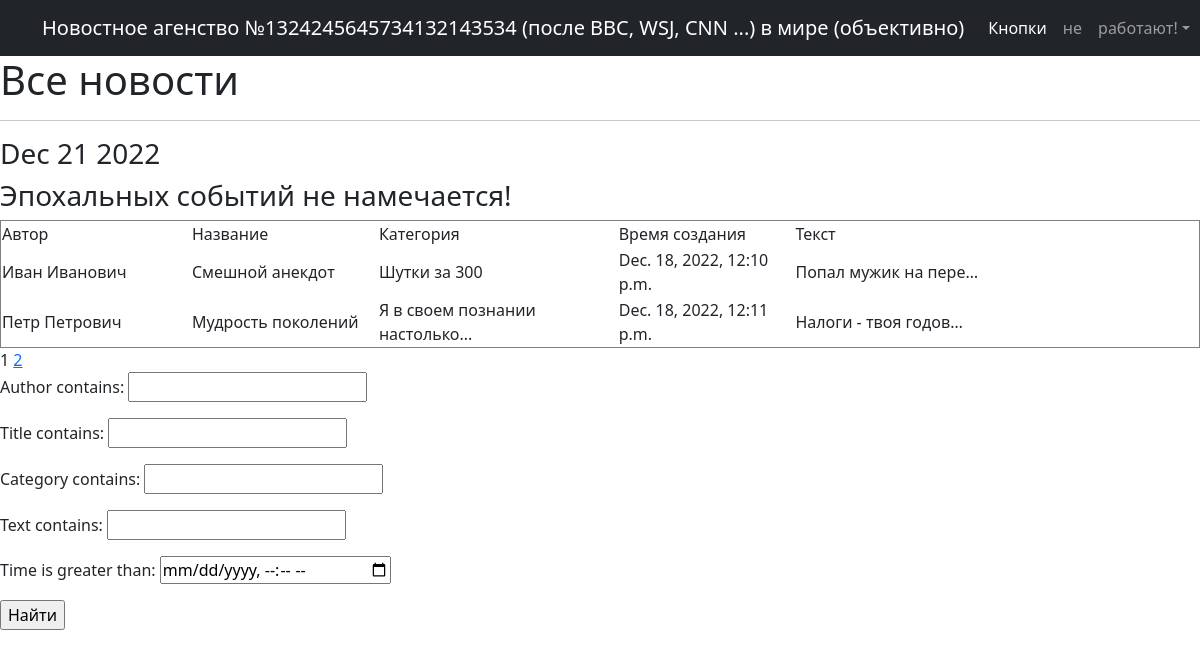
Page /news/ on the committed database.
### table/models.py (models this page shows, shortened)
class Post(models.Model):
    author = models.CharField(max_length=32)
    title = models.CharField(max_length=32)
    category = models.CharField(max_length=32)
    text = models.TextField(default='Здесь ничего не написано')
    time = models.DateTimeField(auto_now_add=True)

### table/views.py (the view)
# urls.py: path('', PostList.as_view(), name='post_list'),
class PostList(ListView):
    model = Post
    template_name = 'news.html'
    context_object_name = 'posts'
    paginate_by = 2
    def get_queryset(self):
        queryset = super().get_queryset()
        self.filterset = PostFilter(self.request.GET, queryset)
        return self.filterset.qs
    def get_context_data(self, **kwargs):
        context = super().get_context_data(**kwargs)
        context['current'] = datetime.utcnow()
        context['main_event'] = None
        context['filterset'] = self.filterset
        return context

### table/templatetags/custom_filters.py (called while the page is built)
@register.filter()
def cursed_words(word):
    i = -1
    word_super = word.split(' ')
    for letter in word_super:
        i += 1
        if letter in trashtalk:
            word_super[i] = trashtalk[f'{letter}']
    return f'{" ".join(word_super)}'

### table/templatetags/custom_tags.py (called while the page is built)
@register.simple_tag(takes_context=True)
def url_replace(context, **kwargs):
   d = context['request'].GET.copy()
   for k, v in kwargs.items():
       d[k] = v
   return d.urlencode()

### templates/news.html (shortened to what this page needs)
{% extends 'flatpages/default.html' %}
{% load custom_filters %}
{% load custom_tags %}
{% block content %}
<h1>Все новости</h1>
<hr>
<h3> {{ current|date:'M d Y' }} </h3>
<h3>{{ main_event|default_if_none:"Эпохальных событий не намечается!" }}</h3>
{% if posts %}
<table style="border-collapse: collapse; width: 100%;" border="1">
<tbody>
<tr>
<td style="width: 15.8807%;">Автор</td>
<td style="width: 15.5966%;">Название</td>
<td style="width: 20%;">Категория</td>
<td style="width: 14.7443%;">Время создания</td>
<td style="width: 33.7784%;">Текст</td>
</tr>
{% for post in posts %}
<tr>
<td style="width: 15.8807%;">{{post.author}}</td>
<td style="width: 15.5966%;">{{post.title}}</td>
<td style="width: 20%;">{{post.category}}</td>
<td style="width: 14.7443%;">{{post.time}}</td>
<td style="width: 33.7784%;">{{post.text|truncatechars:20|cursed_words}}</td>
</tr>
{% endfor %}
</tbody>
</table>
{% else %}
<h1>Бизнес не процветает, новостей не дождетесь!</h1>
{% endif %}
   {{ page_obj.number }}
   {% if page_obj.has_next %}
       <a href="?{% url_replace page=page_obj.next_page_number %}">{{ page_obj.next_page_number }}</a>
   {% endif %}
<form action="" method="get">
    {{ filterset.form.as_p }}
    <input type="submit" value="Найти" />
</form>
{% endblock content %}

### templates/flatpages/default.html (shortened to what this page needs)
<!DOCTYPE html>
<html lang="en">
    <head>
        {% load static %}
        <link href="{% static 'css/styles.css' %}" rel="stylesheet" />
    </head>
    <body>
        <nav class="navbar navbar-expand-lg navbar-dark bg-dark">
            <div class="container">
                <a class="navbar-brand" href="#">Новостное агенство №1324245645734132143534 (после BBC, WSJ, CNN ...) в мире (объективно)</a>
                <div class="collapse navbar-collapse" id="navbarSupportedContent">
                    <ul class="navbar-nav ms-auto mb-2 mb-lg-0">
                        <li class="nav-item"><a class="nav-link active" aria-current="page" href="#">Кнопки</a></li>
                        <li class="nav-item"><a class="nav-link" href="#">не</a></li>
                        <li class="nav-item dropdown">
                            <a class="nav-link dropdown-toggle" id="navbarDropdown" href="#" role="button" data-bs-toggle="dropdown" aria-expanded="false">работают!</a>
                        </li>
                    </ul>
                </div>
            </div>
        </nav>
    {% block content %}
    {% endblock content %}
    </body>
</html>

### rows in the picture
Post: author "Иван Иванович", title "Смешной анекдот", category "Шутки за 300", time "Dec. 18, 2022, 12:10 p.m.", text|cursed_words "Попал мужик на пере…"
Post: author "Петр Петрович", title "Мудрость поколений", category "Я в своем познании настолько...", time "Dec. 18, 2022, 12:11 p.m.", text|cursed_words "Налоги - твоя годов…"

### other values in the picture
{{ current|date:'M d Y' }} "Dec 21 2022"
{{ main_event|default_if_none:"Эпохальных событий не намечается!" }} "Эпохальных событий не намечается!"
{{ page_obj.number }} "1"
{{ page_obj.next_page_number }} "2"
